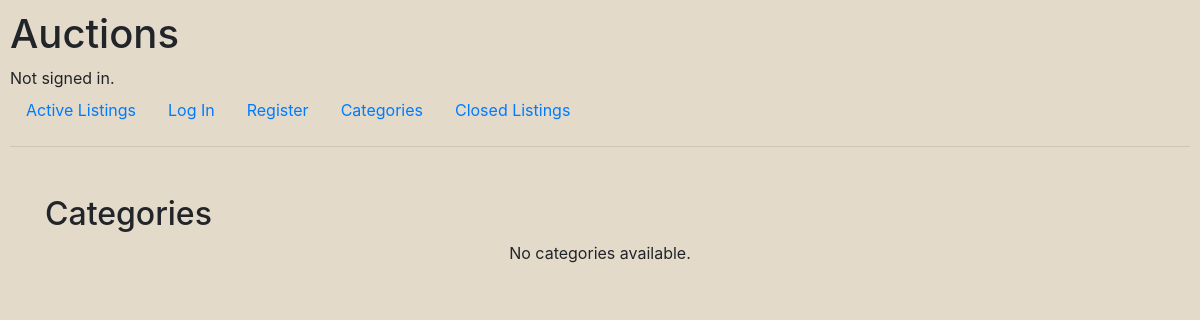
The page /categories on the database as committed earlier.
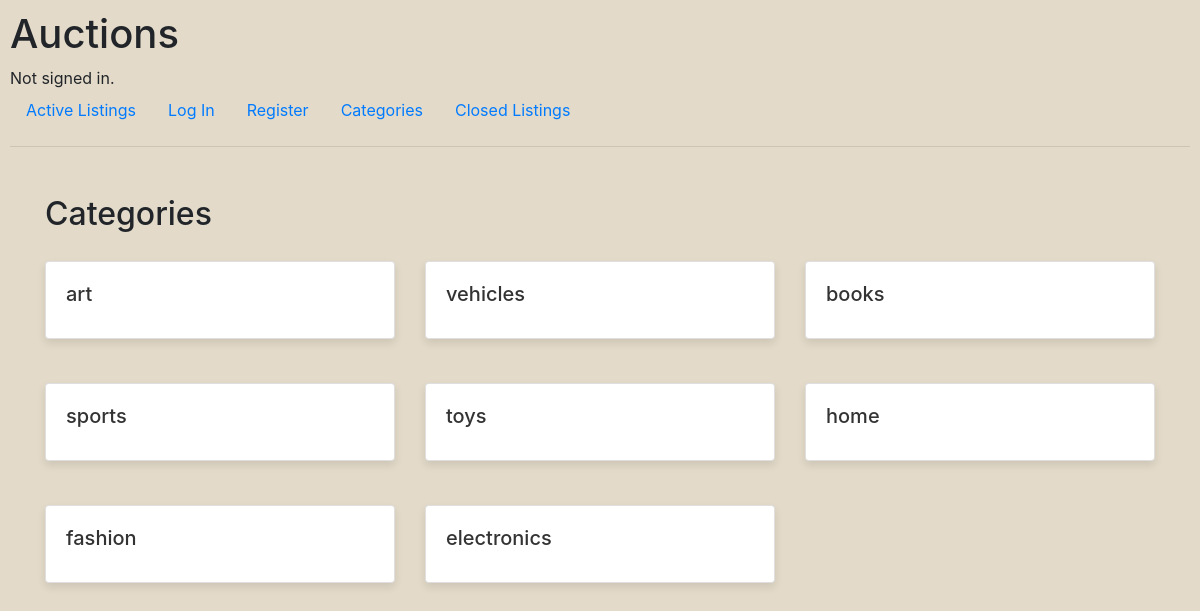
The same page on the database as committed later.
### auctions/models.py (models this page shows, shortened)
class Categorie(models.Model):
    name = models.CharField(
        max_length=50,
        choices=CATEGORY_CHOICES,
        default='art'
    )

### auctions/views.py (the view)
# urls.py: path("categories", views.categories, name="categories"),
def categories(request):
    categories = Categorie.objects.all()
    return render(request, 'auctions/categories.html', {
        "categories": categories
    })

### auctions/templates/auctions/categories.html
{% extends "auctions/layout.html" %}
{% block body %}
<div class="container mt-5">
    <h2>Categories</h2>
    <div class="row">
        {% for categorie in categories %}
            <div class="col-md-4 mb-4">
                <div class="card">
                    <div class="card-body">
                        <a href="{% url 'view_categorie' categorie.name %}" class="card-link">
                            <h5 class="card-title">{{ categorie.name }}</h5>
                        </a>
                    </div>
                </div>
            </div>
        {% empty %}
            <div class="col-12">
                <p class="text-center">No categories available.</p>
            </div>
        {% endfor %}
    </div>
</div>
{% endblock %}

Rows that differ between the two databases and show on the page:
added Categorie: name "art"
added Categorie: name "vehicles"
added Categorie: name "books"
added Categorie: name "sports"
added Categorie: name "toys"
added Categorie: name "home"
added Categorie: name "fashion"
added Categorie: name "electronics"
Other text that changed with them:
text no longer shown: "No categories available."
